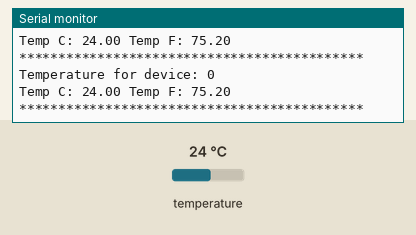
Recording of a sketch running on a simulated Arduino Uno, built with avr-gcc and run on an emulated ATmega328P. Parts: the last lines printed to the serial monitor. The inputs (shaded band) are chosen by the test bench; at power-on: temperature 24 °C.

Above: at 7.3 s.
7.4 s: temperature set to 12 °C
At 13.3 s:
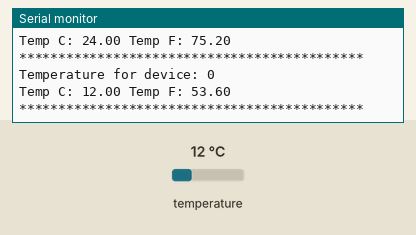
14.1 s: temperature set to 19 °C
At 19.3 s:
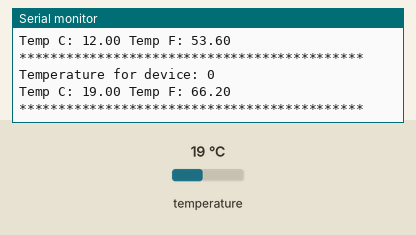
Timing chart, 0 to 20.8 s (numbered marks = the images above; inputs shaded):
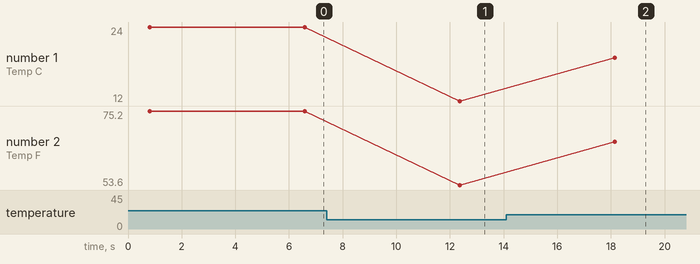

The sketch:

Multiplos_sensores_com_alarme.ino
```cpp
/*********
  Rui Santos
  Complete project details at https://RandomNerdTutorials.com
*********/

#include <OneWire.h>
#include <DallasTemperature.h>

// Data wire is plugged TO GPIO 4
#define ONE_WIRE_BUS 4

// Setup a oneWire instance to communicate with any OneWire devices (not just Maxim/Dallas temperature ICs)
OneWire oneWire(ONE_WIRE_BUS);

// Pass our oneWire reference to Dallas Temperature.
DallasTemperature sensors(&oneWire);

// Number of temperature devices found
int numberOfDevices;

// We'll use this variable to store a found device address
DeviceAddress tempDeviceAddress;

void setup(){
  // start serial port
  Serial.begin(115200);

  // Start up the library
  sensors.begin();

  // Grab a count of devices on the wire
  numberOfDevices = sensors.getDeviceCount();

  // locate devices on the bus
  Serial.print("Locating devices...");
  Serial.print("Found ");
  Serial.print(numberOfDevices, DEC);
  Serial.println(" devices.");

  // Loop through each device, print out address
  for(int i=0;i<numberOfDevices; i++){
    // Search the wire for address
    if(sensors.getAddress(tempDeviceAddress, i)){
      Serial.print("Found device ");
      Serial.print(i, DEC);
      Serial.print(" with address: ");
      printAddress(tempDeviceAddress);
      Serial.println();
    } else {
      Serial.print("Found ghost device at ");
      Serial.print(i, DEC);
      Serial.print(" but could not detect address. Check power and cabling");
    }
      Serial.println("Setting alarm temps...");

      // alarm when temp is higher than 30C
      sensors.setHighAlarmTemp(tempDeviceAddress, 30);

      // alarm when temp is lower than -10C
      sensors.setLowAlarmTemp(tempDeviceAddress, -10);

      Serial.print("New Device Alarms: ");
      Serial.print(i, DEC);
      Serial.print("Alarms: ");
      printAlarms(tempDeviceAddress);
      Serial.println();
  }


}

void loop(){
  sensors.requestTemperatures(); // Send the command to get temperatures

  // Loop through each device, print out temperature data
  for(int i=0;i<numberOfDevices; i++){
    // Search the wire for address
    if(sensors.getAddress(tempDeviceAddress, i)){
      // Output the device ID
      Serial.println();
      Serial.print("Temperature for device: ");
      Serial.println(i,DEC);
      // Print the data
      float tempC = sensors.getTempC(tempDeviceAddress);
      Serial.print("Temp C: ");
      Serial.print(tempC);
      Serial.print(" Temp F: ");
      Serial.println(DallasTemperature::toFahrenheit(tempC)); // Converts tempC to Fahrenheit
      checkAlarm(tempDeviceAddress);
    }
  }
  Serial.println();
  Serial.print("********************************************");
  delay(5000);
}

// function to print a device address
void printAddress(DeviceAddress deviceAddress) {
  for (uint8_t i = 0; i < 8; i++){
    if (deviceAddress[i] < 16) Serial.print("0");
          Serial.print(deviceAddress[i], HEX);
  }

}


void printAlarms(uint8_t tempDeviceAddress[]) /// deviceAddress
{
  char temp;
  temp = sensors.getHighAlarmTemp(tempDeviceAddress);
  Serial.print("High Alarm: ");
  Serial.print(temp, DEC);
  Serial.print("C/");
  Serial.print(DallasTemperature::toFahrenheit(temp));
  Serial.print("F | Low Alarm: ");
  temp = sensors.getLowAlarmTemp(tempDeviceAddress);
  Serial.print(temp, DEC);
  Serial.print("C/");
  Serial.print(DallasTemperature::toFahrenheit(temp));
  Serial.print("F");
}


 void checkAlarm(DeviceAddress tempDeviceAddress)
{
  if (sensors.hasAlarm(tempDeviceAddress))
  {
    Serial.print("ALARM: ");
    printAddress(tempDeviceAddress);
  }
}
```

Measured:
- after the input at 7.4 s, the serial monitor: prints a new line after 5.0 s (image 1)
- after the input at 14.1 s, the serial monitor: prints a new line after 4.1 s (image 2)
- plotted number 1: 24 → 12 after the input at 7.4 s, 12 → 19 after the input at 14.1 s
- plotted number 2: 75.2 → 53.6 after the input at 7.4 s, 53.6 → 66.2 after the input at 14.1 s
